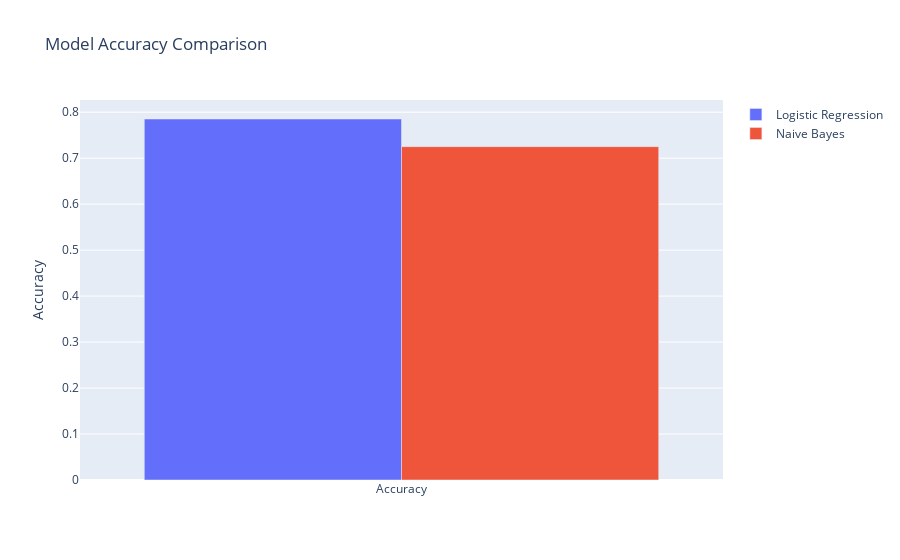

The notebook cell this image was saved under:
### Code cell
#comparing model accuracy using bar chart
import plotly.graph_objects as go

acc_lr = accuracy_score(y_test, y_pred)
acc_nb = accuracy_score(y_test, y_pred_nb)

fig = go.Figure([
    go.Bar(name='Logistic Regression', x=['Accuracy'], y=[acc_lr]),
    go.Bar(name='Naive Bayes', x=['Accuracy'], y=[acc_nb])
])

fig.update_layout(
    title="Model Accuracy Comparison",
    yaxis_title="Accuracy",
    barmode='group'
)
fig.show()

### Figure 1 — Plotly figure (JSON) as saved in the notebook; plotly's stock layout.template omitted (floating-point values rounded to 4 significant figures)
{"data": [{"name": "Logistic Regression", "type": "bar", "x": ["Accuracy"], "y": [0.7852]}, {"name": "Naive Bayes", "type": "bar", "x": ["Accuracy"], "y": [0.7251]}], "layout": {"barmode": "group", "title": {"text": "Model Accuracy Comparison"}, "yaxis": {"title": {"text": "Accuracy"}}}}
